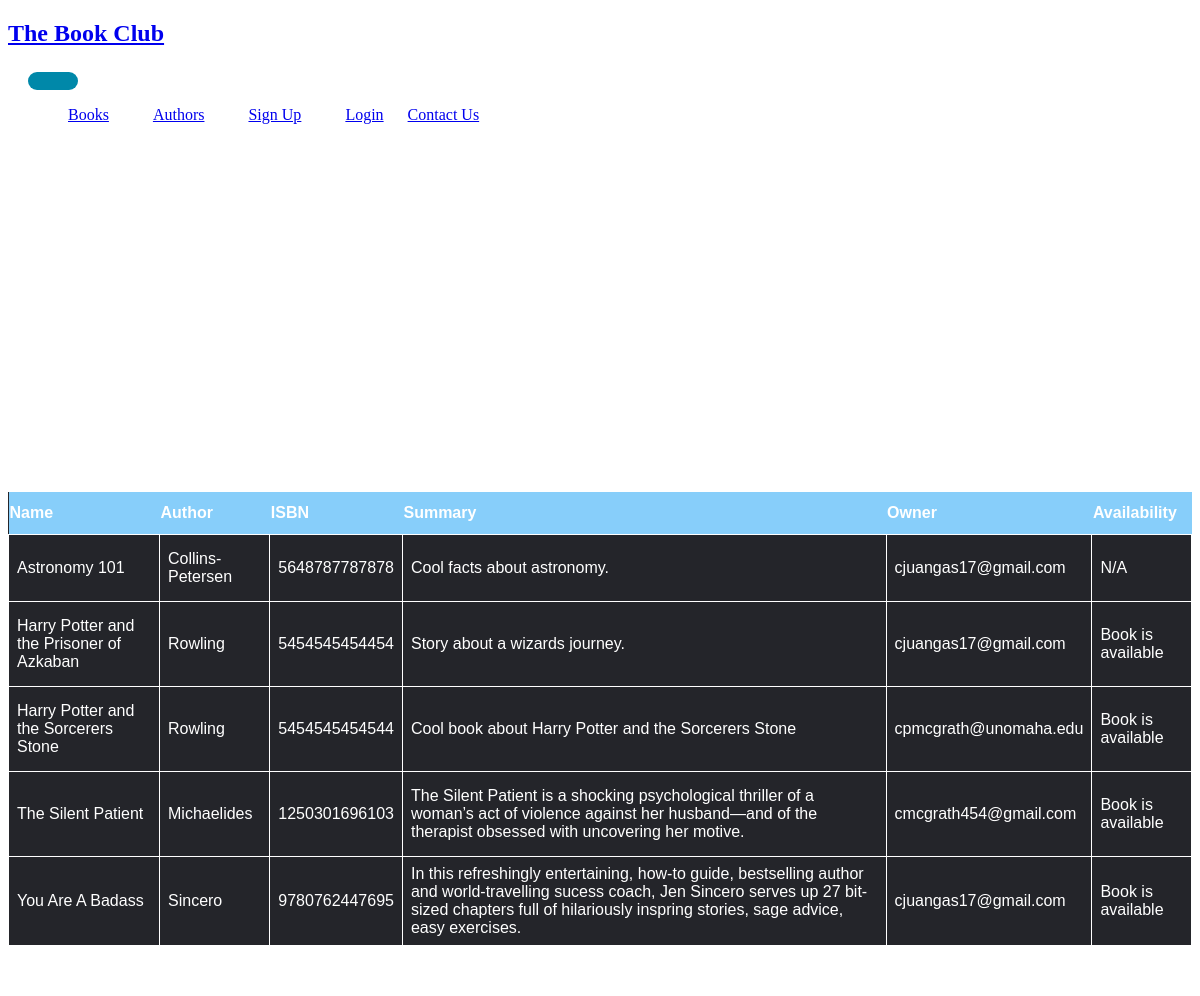
The page /books/ on the database as committed earlier.
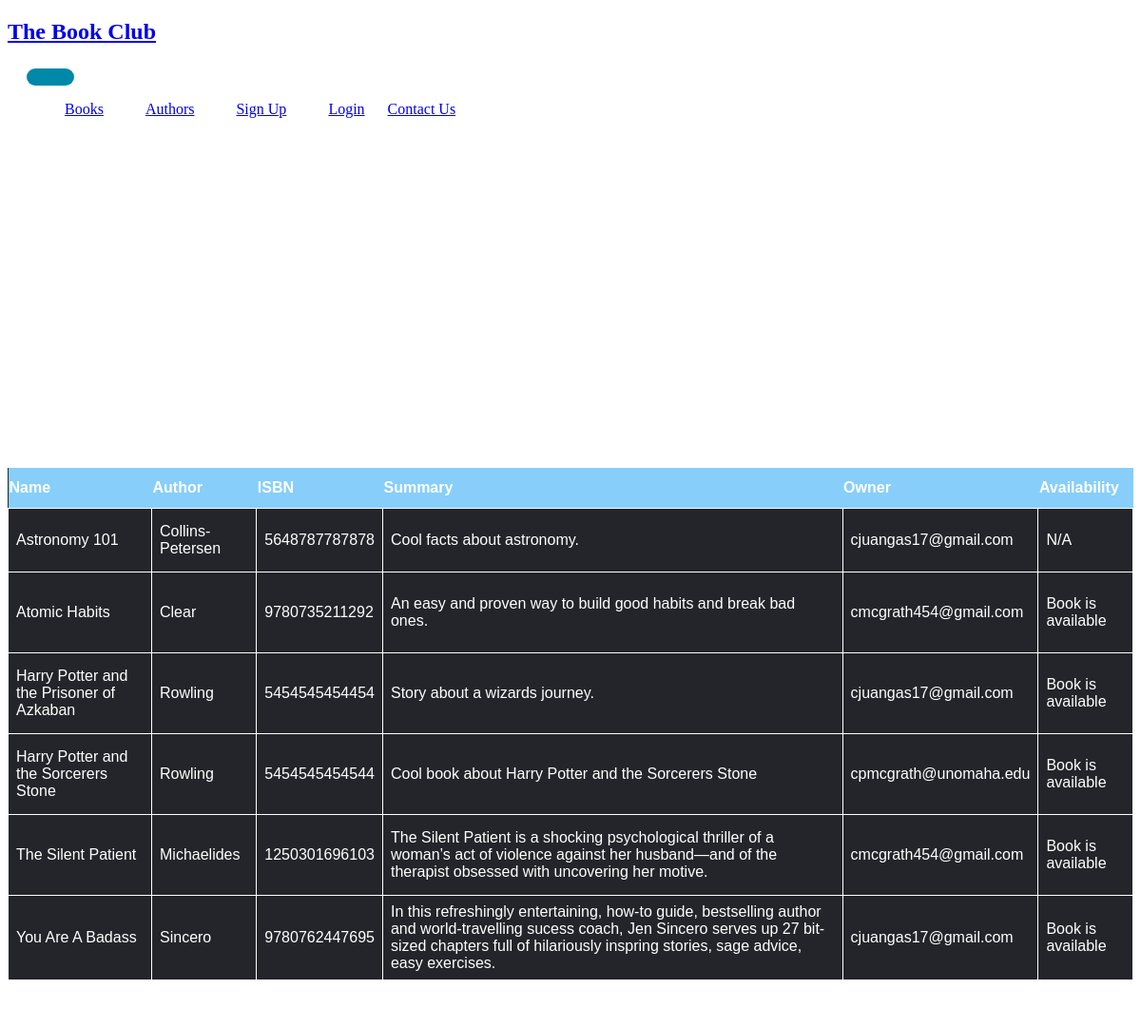
The same page on the database as committed later.
### library/models.py (models this page shows, shortened)
class Book (models.Model):
    owner = models.ForeignKey ("accounts.User",
                                 related_name='owner',
                                 on_delete=models.CASCADE,
                                 default=None)
    genre = models.ForeignKey (Genre,
                               related_name='books',
                               on_delete=models.CASCADE)
    author = models.ForeignKey (Author,
                                related_name='books',
                                on_delete=models.CASCADE)
    title = models.CharField (max_length=50, db_index=True,)
    summary = models.TextField (blank=True)
    price = models.DecimalField (max_digits=10, decimal_places=2)
    available = models.BooleanField (default=True)
    slug = models.SlugField (max_length=200, db_index=True)
    isbn = models.CharField(max_length=13, validators=[MinLengthValidator(13)])
    favorite = models.BooleanField(default=False)
    shared = models.BooleanField(default=False)
    class Meta:
        ordering = ('title',)

class Author (models.Model):
    first_name = models.CharField (max_length=50, db_index=True)
    last_name = models.CharField (max_length=50, db_index=True)
    slug = models.SlugField (max_length=200, db_index=True)
    favorite = models.BooleanField(default=False)
    class Meta:
        ordering = ('last_name',)
        index_together = (('id', 'slug'),)
    def __str__(self):
        return self.last_name

### accounts/models.py (models this page shows, shortened)
class User (AbstractBaseUser, PermissionsMixin):
    username = None
    email = models.EmailField (_ ('email'), unique=True)
    first_name = models.CharField (max_length=20)
    last_name = models.CharField (max_length=20)
    street_num = models.CharField (max_length=20)
    state = models.CharField (max_length=2)
    zipcode = models.CharField(max_length=5, validators=[MinLengthValidator(5)])
    city = models.CharField (max_length=20)
    is_staff = models.BooleanField (default=False)
    is_active = models.BooleanField (default=True)
    date_joined = models.DateTimeField (default=timezone.now)
    favoriteGenres = models.ManyToManyField(Genre, symmetrical=False, blank=True)
    favoriteAuthors = models.ManyToManyField(Author, blank=True)
    follow_list = models.ManyToManyField('accounts.User', blank=True)
    bio = models.TextField(blank=True)
    wishlist = models.ManyToManyField(Book, symmetrical=False, blank=True)
    objects = CustomUserManager()
    USERNAME_FIELD = 'email'
    REQUIRED_FIELDS = []
    def __str__(self):
        return self.email

### library/views.py (the view)
# urls.py: path('books/', views.book_list, name='book_list'),
def book_list(request, genre_slug=None):
    genre = None
    genres = Genre.objects.all ( )
    books = Book.objects.all()
    if genre_slug:
        genre = get_object_or_404 (Genre, slug=genre_slug)
        books = books.filter (genre=genre)
    return render (request,
                   'library/books/list.html',
                   {
                       'genres': genres,
                       'genre': genre,
                       'books': books
                   })

### library/templates/library/books/list.html (shortened to what this page needs)
{% extends "home.html" %}
{% load static %}
{% block content %}
    <div class="Banner">
    <h1>Below is a list of some books owned by our members, that are currently available for exchange.</h1>
    </div>
    <table class="listings">
    <th>Name</th>
    <th>Author</th>
    <th>ISBN</th>
    <th>Summary</th>
    <th>Owner</th>
    <th>Availability</th>
    {% for b in books %}
        <tr>
        <td>{{ b.title }}</td>
        <td>{{ b.author }}</td>
        <td>{{ b.isbn }}</td>
        <td>{{ b.summary }}</td>
        <td>{{ b.owner }}</td>
        <td>{% if b.available is True %}
            <p>Book is available</p>
            {% else %}
            <p>N/A</p>
            {% endif %}
        </td>
        </tr>
    {% endfor %}
    </table>
{% endblock %}

### library/templates/home.html (shortened to what this page needs)
<!DOCTYPE html>
{% load static %}
{% block head %}
{% load compress %}
<html lang="en">
    <head>
        {% compress css %}
        <link href="{% static '/bootstrap/scss/bootstrap.scss' %}" rel="stylesheet" type="text/x-scss">
        <link rel="stylesheet" type="text/x-scss" href="{% static 'scss/custom.scss' %}" />
        {% endcompress %}
        <link rel="stylesheet" href="{% static 'css/styles.css' %}">
    </head>
{% endblock %}
    <body>
    {% block navigation %}
        <header class="bg-dark mb-6">
            <nav class="navbar navbar-expand-lg navbar-dark bg-dark my-2 ">
                <div class="container-fluid align-items-center">
                  <a class="navbar-brand" href="{% url 'library:home' %}"><h1 class="text-primary fw-bold fs-2 m-0">The Book Club</h1></a>
                  <button class="navbar-toggler" type="button" data-bs-toggle="collapse" data-bs-target="#navbarNavDropdown" aria-controls="navbarNavDropdown" aria-expanded="false" aria-label="Toggle navigation">
                  </button>
                  <div class="collapse navbar-collapse" id="navbarSupportedContent">
                    <ul class="navbar-nav">
                      <li class="nav-item text-light mx-3"><a class="nav-link" href="{% url 'library:book_list' %}">Books</a></li>
                      <li class="nav-item mx-3"><a class="nav-link" href="{% url 'library:author_list' %}">Authors</a></li>
                      <li class="nav-item mx-3"><a class="nav-link" href="{% url 'accounts:register' %}">Sign Up</a></li>
                      <li class="nav-item mx-3"><a class="nav-link" href="{% url 'accounts:user_login' %}">Login</a></li>
                      <a href="#" class="btn btn-primary text-light mx-3 rounded-pill px-4">Contact Us</a>
                    </ul>
                  </div>
                </div>
              </nav>
        </header>
    {% endblock %}
    {% block content %}{% endblock %}
   </body>
   {% block footer %}
       <footer id="footer">
           <div class="container">
               <p class="text-center text-muted">The Book Club &trade;</p>
           </div>
       </footer>
   {% endblock %}
</html>

### library/static/css/styles.css (style rules this page uses)
body { color: white; }
.listings { background-color: #24252a; color: white; font-family: Arial, Helvetica, sans-serif; border-collapse: collapse; margin: auto; width: 100%; }
.listings td, #bookListing th { border: 1px solid white; padding: 8px; }
.listings th { padding-top: 12px; padding-bottom: 12px; text-align: left; background-color: lightskyblue; color: white; }
.Banner { color: white; margin: 7% auto auto; width: 25%; padding: 10px; text-align: center; }
li { display: inline-block; padding: 0 20px; }
button { margin-left: 20px; padding: 9px 25px; background-color: rgba(0, 136, 169, 1); border: none; border-radius: 50px; cursor: pointer; transition: all 0.3s ease 0s; }

Rows that differ between the two databases and show on the page:
added Book: title "Atomic Habits", author "Clear", isbn "9780735211292", summary "An easy and proven way to build good habits and break bad ones.", owner "cmcgrath454@gmail.com", available "Book is available"
